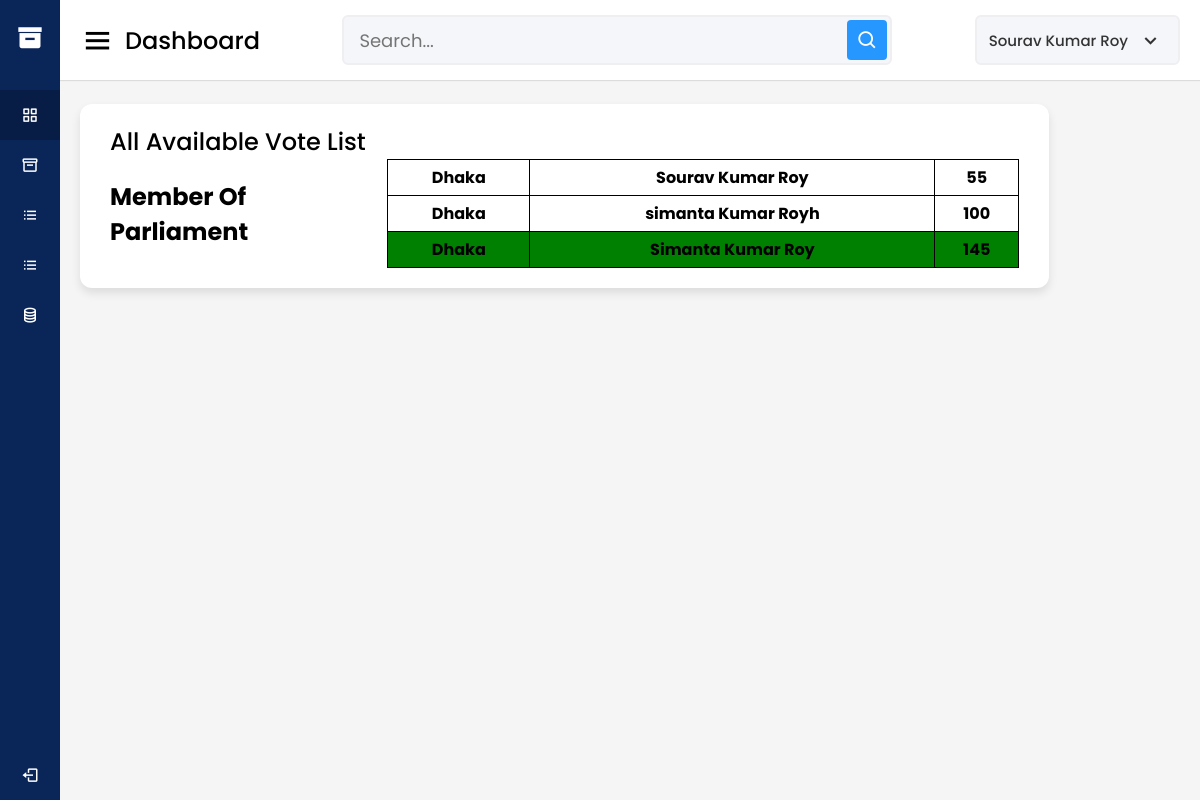
Screenshot of /dashboard/show_result (signed in) with the database file from the repository.
### authentication/models.py (models this page shows, shortened)
class User(AbstractUser):
    GENDER = [
        ("UNSPECIFIED", "Unspecified"),
        ("MALE", "Male"),
        ("FEMALE", "Female"),
    ]
    username=None
    dateOfBirth = models.DateField(null=True,blank=True)
    gender = models.CharField(max_length=80, choices=GENDER, default="UNSPECIFIED")
    email = models.EmailField(unique=True,max_length=200)
    phone = models.CharField(max_length=18,null=True,blank=True)
    nid = models.CharField(max_length=200)
    f_id = models.IntegerField(null=True,blank=True)
    alternative_password = models.CharField(null=True,blank=True,max_length=500)
    state = models.CharField(max_length=255,null=True,blank=True)
    city = models.CharField(max_length=255,null=True,blank=True)
    address = models.CharField(max_length=255,null=True,blank=True)
    country = models.CharField(max_length=255,null=True,blank=True)
    photo = models.ImageField(null=True,blank=True)
    USERNAME_FIELD = 'email'
    REQUIRED_FIELDS=['first_name', 'last_name']
    objects = CustomUserManager()

### home/models.py (models this page shows, shortened)
class Vote(models.Model):
    name  = models.CharField(max_length=300)
    start = models.DateField()
    status = models.CharField(max_length=100,default="Pending")

class Candidate(models.Model):
    user = models.ForeignKey(User,on_delete=models.CASCADE)
    vote = models.ForeignKey(Vote,on_delete=models.CASCADE)
    position = models.ForeignKey(Position,on_delete=models.CASCADE)
    number_of_vote = models.IntegerField(default=0)

class Position(models.Model):
    vote = models.ForeignKey(Vote,on_delete=models.CASCADE,null=True,blank=True)
    win = models.ForeignKey(User,on_delete=models.CASCADE,null=True,blank=True)
    win_by = models.IntegerField(null=True,blank=True)
    name = models.CharField(max_length=300)
    def __str__(self) -> str:
        return self.name

### admin_panel/views.py (the view)
# urls.py: path('show_result', show_result),
def show_result(request):
    if request.user.is_superuser:
        votes = Vote.objects.filter(status="Done")
        return render(request,'show_result.html',{"votes":votes})
    else:
        return redirect('/')

### home/templatetags/home_extras.py (called while the page is built)
def which_one_is_win(value):
    win = Position.objects.get(id = value.position.id)
    if value.user == win.win:
        return True
    else:
        return False

### templates/show_result.html (shortened to what this page needs)
{% extends "dashboard-base.html" %}
{% load home_extras %}
{% block content %}
<div class="home-content">
      <div class="sales-boxes">
        <div class="recent-sales box">
          <div class="title">All Available Vote List</div>
          {% for i in votes %}
          <div class="sales-details">
            <h2>{{i.name}}</h2>
            <table>
              {% for candidate in i.candidate_set.all %}
              {% if candidate|which_one_is_win %}
              <tr style="background-color:green;">
                <th>{{candidate.position}}</th>
                <th>{{candidate.user.first_name}} {{candidate.user.last_name}}</th>
                <th>{{candidate.number_of_vote}}</th>
              </tr>
              {% else %}
              <tr>
                <th>{{candidate.position}}</th>
                <th>{{candidate.user.first_name}} {{candidate.user.last_name}}</th>
                <th>{{candidate.number_of_vote}}</th>
              </tr>
              {% endif %}
              {% endfor %}
            </table>
          </div>
          {% endfor %}
        </div>
    </div>
  </section>
  {% endblock content %}

### templates/dashboard-base.html (shortened to what this page needs)
{% load static %}
<!DOCTYPE html>
<html lang="en" dir="ltr">
  <head>
    <link rel="stylesheet" href="{% static 'dashboard.css' %}">
    <link href='https://unpkg.com/boxicons@2.0.7/css/boxicons.min.css' rel='stylesheet'>
   </head>
<body>
  <div class="sidebar">
    <div class="logo-details">
        <a href="/"><i class='bx bxs-box'></i></a>
      <span class="logo_name">Quick Vote</span>
    </div>
      <ul class="nav-links">
        <li>
          <a href="/dashboard" class="active">
            <i class='bx bx-grid-alt' ></i>
            <span class="links_name">Dashboard</span>
          </a>
        </li>
        <li>
          <a href="/dashboard/vote">
            <i class='bx bx-box' ></i>
            <span class="links_name">Vote</span>
          </a>
        </li>
        <li>
          <a href="/dashboard/candidate">
            <i class='bx bx-list-ul' ></i>
            <span class="links_name">Candidate Validation</span>
          </a>
        </li>
        <li>
          <a href="/dashboard/show_result">
            <i class='bx bx-list-ul' ></i>
            <span class="links_name">Results</span>
          </a>
        </li>
        <li>
          <a href="/dashboard/users">
            <i class='bx bx-coin-stack' ></i>
            <span class="links_name">Users</span>
          </a>
        </li>
        <li class="log_out">
          <a href="/auth/logout">
            <i class='bx bx-log-out'></i>
            <span class="links_name">Log out</span>
          </a>
        </li>
      </ul>
  </div>
  <section class="home-section">
    <nav>
      <div class="sidebar-button">
        <i class='bx bx-menu sidebarBtn'></i>
        <span class="dashboard">Dashboard</span>
      </div>
      <div class="search-box">
        <input type="text" placeholder="Search...">
        <i class='bx bx-search' ></i>
      </div>
      <div class="profile-details">
        <span class="admin_name">{{request.user.first_name}} {{request.user.last_name}}</span>
        <i class='bx bx-chevron-down' ></i>
      </div>
    </nav>
    {% block content %}
    {% endblock content %}
     </body>
     </html>

### static/dashboard.css (style rules this page uses)
* { margin: 0; padding: 0; box-sizing: border-box; font-family: 'Poppins', sans-serif; }
.sidebar { position: fixed; height: 100%; width: 240px; background: #0A2558; transition: all 0.5s ease; }
.sidebar .logo-details { height: 80px; display: flex; align-items: center; }
.sidebar .logo-details i { font-size: 28px; font-weight: 500; color: #fff; min-width: 60px; text-align: center }
.sidebar .logo-details .logo_name { color: #fff; font-size: 24px; font-weight: 500; }
.sidebar .nav-links { margin-top: 10px; }
.sidebar .nav-links li { position: relative; list-style: none; height: 50px; }
.sidebar .nav-links li a { height: 100%; width: 100%; display: flex; align-items: center; text-decoration: none; transition: all 0.4s ease; }
.sidebar .nav-links li a.active { background: #081D45; }
.sidebar .nav-links li i { min-width: 60px; text-align: center; font-size: 18px; color: #fff; }
.sidebar .nav-links li a .links_name { color: #fff; font-size: 15px; font-weight: 400; white-space: nowrap; }
.sidebar .nav-links .log_out { position: absolute; bottom: 0; width: 100%; }
.home-section { position: relative; background: #f5f5f5; min-height: 100vh; width: calc(100% - 240px); left: 240px; transition: all 0.5s ease; }
.home-section nav { display: flex; justify-content: space-between; height: 80px; background: #fff; display: flex; align-items: center; position: fixed; width: calc(100% - 240px); left: 240px; z-index: 100; padding: 0 20px; box-shadow: 0 1px 1px rgba(0, 0, 0, 0.1); transition: all 0.5s ease; }
.home-section nav .sidebar-button { display: flex; align-items: center; font-size: 24px; font-weight: 500; }
nav .sidebar-button i { font-size: 35px; margin-right: 10px; }
.home-section nav .search-box { position: relative; height: 50px; max-width: 550px; width: 100%; margin: 0 20px; }
nav .search-box input { height: 100%; width: 100%; outline: none; background: #F5F6FA; border: 2px solid #EFEEF1; border-radius: 6px; font-size: 18px; padding: 0 15px; }
nav .search-box .bx-search { position: absolute; height: 40px; width: 40px; background: #2697FF; right: 5px; top: 50%; transform: translateY(-50%); border-radius: 4px; line-height: 40px; text-align: center; color: #fff; font-size: 22px; transition: all 0.4 ease; }
.home-section nav .profile-details { display: flex; align-items: center; background: #F5F6FA; border: 2px solid #EFEEF1; border-radius: 6px; height: 50px; min-width: 190px; padding: 0 15px 0 2px; }
nav .profile-details .admin_name { font-size: 15px; font-weight: 500; color: #333; margin: 0 10px; white-space: nowrap; }
nav .profile-details i { font-size: 25px; color: #333; }
.home-section .home-content { position: relative; padding-top: 104px; }
.home-content .sales-boxes { display: flex; justify-content: space-between; }
.home-content .sales-boxes .recent-sales { width: 65%; background: #fff; padding: 20px 30px; margin: 0 20px; border-radius: 12px; box-shadow: 0 5px 10px rgba(0, 0, 0, 0.1); }
.home-content .sales-boxes .sales-details { display: flex; align-items: center; justify-content: space-between; }
.sales-boxes .box .title { font-size: 24px; font-weight: 500; }
@media (max-width: 1240px) { .sidebar { width: 60px; } }
@media (max-width: 1240px) { .home-section { width: calc(100% - 60px); left: 60px; } }
@media (max-width: 1240px) { .home-section nav { width: calc(100% - 60px); left: 60px; } }

### templates/show_result.html (style rules this page uses)
.home-content .sales-boxes .recent-sales { width: 85%; }
table { width: 70%; border: 1px solid; border-collapse: collapse; }
th,td { border: 1px solid; padding:5px; }

### rows the page displays
User: user.first_name "Sourav", user.last_name "Kumar Roy"
Vote: name "Member Of Parliament"
Candidate: position "Dhaka", user.first_name "Sourav", user.last_name "Kumar Roy", number_of_vote "55"
Candidate: position "Dhaka", user.first_name "simanta", user.last_name "Kumar Royh", number_of_vote "100"
Candidate: position "Dhaka", user.first_name "Simanta", user.last_name "Kumar Roy", number_of_vote "145"
